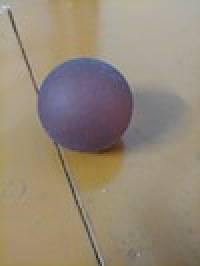
#> input picture OpenCV/Draw/ball.jpg, 100 x 133 px (shown 2 times larger)
$ python draw_line.py
#> lines starting #> are read from the running program, lines starting #| are printed output that depends on the picture

import cv2
import numpy as np


img = cv2.imread('ball.jpg', cv2.IMREAD_COLOR)
#> img is the input picture: shape (133, 100, 3); mean B, G, R 119.7, 137.4, 149.5

#STRAIGHT LINE
#cv2.line(img, (0,0), (150,150), (255, 255, 255), 5)

# RECTANGLE
#cv2.rectangle(img, (5, 5), (80,100), (255, 255, 255), 5)

# CIRCLE
#cv2.circle(img, (40, 50), 40, (255, 255, 255), 5)  #  width = -1 = fill whole circle

# POLYGON
pts = np.array([[10,5], [20,30], [50,20], [30,10]], np.int32)
cv2.polylines(img, [pts], True, (0,255,255), 3)   # True = connect last & first point


# TEXT WITH FONT
font = cv2.FONT_HERSHEY_SIMPLEX
# (IMAGE, POSITION, FONT, FONT_SIZE, COLOR, FONT_LETTER_WIDTH, ?)
cv2.putText(img,  'OpenCV', (0,120), font, 0.6, (200,255,255), 2, cv2.LINE_AA)
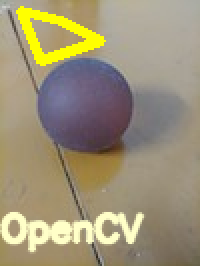
#> img: shape (133, 100, 3) (shown 2 times larger); mean B, G, R 119.6, 146.7, 157.5

cv2.imshow('Image',img)
cv2.waitKey(0)
cv2.destroyAllWindows()
